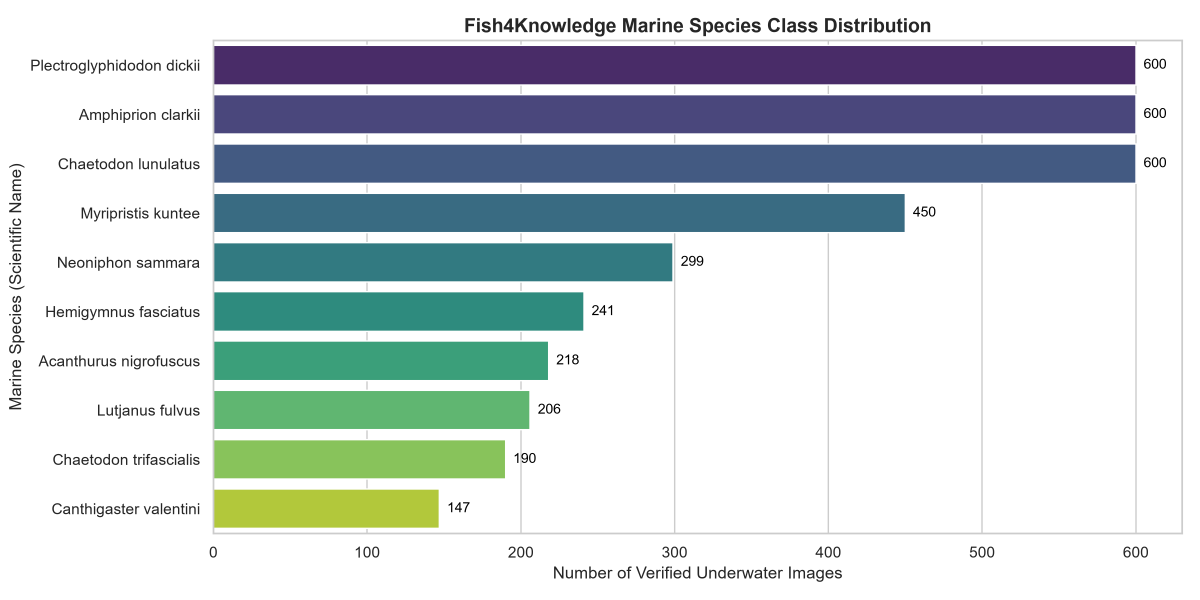
#> input picture marine-species-identification/reports/class_distribution.png, 3600 x 1800 px (shown at 1/3 size)
$ python -i preprocessing.py   (imports and definitions only)
#> lines starting #> are read from the running program, lines starting #| are printed output that depends on the picture
"""
Phase 7 — Otolith / Marine Image Preprocessing.
Validates input images, converts color spaces, resizes, and normalizes pixel arrays using PIL & NumPy.
"""

from dataclasses import dataclass, field
import io
import os
from pathlib import Path
from typing import Any, BinaryIO, Dict, List, Optional, Tuple, Union

import numpy as np
from PIL import Image


SUPPORTED_IMAGE_FORMATS = {"PNG", "JPEG", "JPG", "TIFF", "TIF", "BMP", "WEBP"}
MAX_IMAGE_FILE_SIZE_BYTES = 50 * 1024 * 1024  # 50 MB
MAX_IMAGE_PIXELS = 4096 * 4096                # 16 Megapixels


@dataclass
class ImageValidationResult:
    """Validation report for image input."""
    is_valid: bool
    format: Optional[str] = None
    width: Optional[int] = None
    height: Optional[int] = None
    mode: Optional[str] = None
    channels: Optional[int] = None
    file_size_bytes: Optional[int] = None
    errors: List[str] = field(default_factory=list)
    warnings: List[str] = field(default_factory=list)

    # [10 lines left out: function to_dict, not called in this run]


@dataclass
class PreprocessedImage:
    """Container for preprocessed image data and normalized array representations."""
    image: Image.Image
    array: np.ndarray                # 2D or 3D NumPy array [0, 255]
    normalized_array: np.ndarray     # Standardized float array strictly in [0.0, 1.0]
    width: int
    height: int
    original_dimensions: Tuple[int, int]
    is_grayscale: bool
    metadata: Dict[str, Any] = field(default_factory=dict)


def _load_pil_image(image_input: Union[str, Path, bytes, BinaryIO, Image.Image]) -> Tuple[Optional[Image.Image], Optional[int], List[str]]:
    """Helper to safely open PIL Image from various input types with security dimension bounds."""
    errors: List[str] = []
    file_size: Optional[int] = None

    if isinstance(image_input, Image.Image):
        img_copy = image_input.copy()
        if hasattr(image_input, "format") and image_input.format:
            img_copy.format = image_input.format
        return img_copy, None, []

    try:
        if isinstance(image_input, (str, Path)):
            path_obj = Path(image_input)
            if not path_obj.exists():
                return None, None, [f"Image file does not exist: {image_input}"]
            file_size = path_obj.stat().st_size
            if file_size == 0:
                return None, 0, ["Image file is empty (0 bytes)."]
            if file_size > MAX_IMAGE_FILE_SIZE_BYTES:
                return None, file_size, [f"Image file size ({file_size} bytes) exceeds limit ({MAX_IMAGE_FILE_SIZE_BYTES} bytes)."]
            img = Image.open(path_obj)
            w, h = img.size
            if w * h > MAX_IMAGE_PIXELS:
                return None, file_size, [f"Image dimensions ({w}x{h}) exceed maximum pixel budget ({MAX_IMAGE_PIXELS})."]
            img.load()
            return img, file_size, []

        elif isinstance(image_input, bytes):
            file_size = len(image_input)
            if file_size == 0:
                return None, 0, ["Image byte stream is empty (0 bytes)."]
            if file_size > MAX_IMAGE_FILE_SIZE_BYTES:
                return None, file_size, [f"Image byte stream ({file_size} bytes) exceeds limit ({MAX_IMAGE_FILE_SIZE_BYTES} bytes)."]
            bio = io.BytesIO(image_input)
            img = Image.open(bio)
            w, h = img.size
            if w * h > MAX_IMAGE_PIXELS:
                return None, file_size, [f"Image dimensions ({w}x{h}) exceed maximum pixel budget ({MAX_IMAGE_PIXELS})."]
            img.load()
            return img, file_size, []

        elif hasattr(image_input, "read"):
            img = Image.open(image_input)
            w, h = img.size
            if w * h > MAX_IMAGE_PIXELS:
                return None, None, [f"Image dimensions ({w}x{h}) exceed maximum pixel budget ({MAX_IMAGE_PIXELS})."]
            img.load()
            return img, None, []

        else:
            return None, None, [f"Unsupported image input type: {type(image_input)}"]

    except Exception as e:
        return None, file_size, [f"Corrupt or unreadable image: {str(e)}"]


# [46 lines left out: function validate_image_input, not called in this run]


def preprocess_image(
    image_input: Union[str, Path, bytes, BinaryIO, Image.Image],
    target_size: Tuple[int, int] = (224, 224),
    to_grayscale: bool = True,
    normalize: bool = True,
) -> PreprocessedImage:
    """
    Standardizes image input for scientific feature extraction and classification.

    Args:
        image_input: Path, bytes, or PIL Image.
        target_size: (width, height) output resolution.
        to_grayscale: Convert to 1-channel luminance ('L').
        normalize: Ignored for normalized_array (which is always in [0.0, 1.0]).
    """
    img, _, errors = _load_pil_image(image_input)
    if errors or img is None:
        raise ValueError(f"Cannot preprocess invalid image: {'; '.join(errors)}")

    orig_dims = img.size

    # Convert color space
    if to_grayscale:
        proc_img = img.convert("L")
    else:
        proc_img = img.convert("RGB")

    # Resize using bilinear resampling
    resample_filter = getattr(Image, "Resampling", Image).BILINEAR
    proc_img = proc_img.resize(target_size, resample=resample_filter)

    # Convert to NumPy arrays
    raw_array = np.array(proc_img)
    norm_array = raw_array.astype(np.float32) / 255.0

    return PreprocessedImage(
        image=proc_img,
        array=raw_array,
        normalized_array=norm_array,
        width=target_size[0],
        height=target_size[1],
        original_dimensions=orig_dims,
        is_grayscale=to_grayscale,
        metadata={"target_size": target_size, "to_grayscale": to_grayscale},
    )

>>> import cv2
>>> picture = cv2.imread('../../../marine-species-identification/reports/class_distribution.png', cv2.IMREAD_GRAYSCALE)
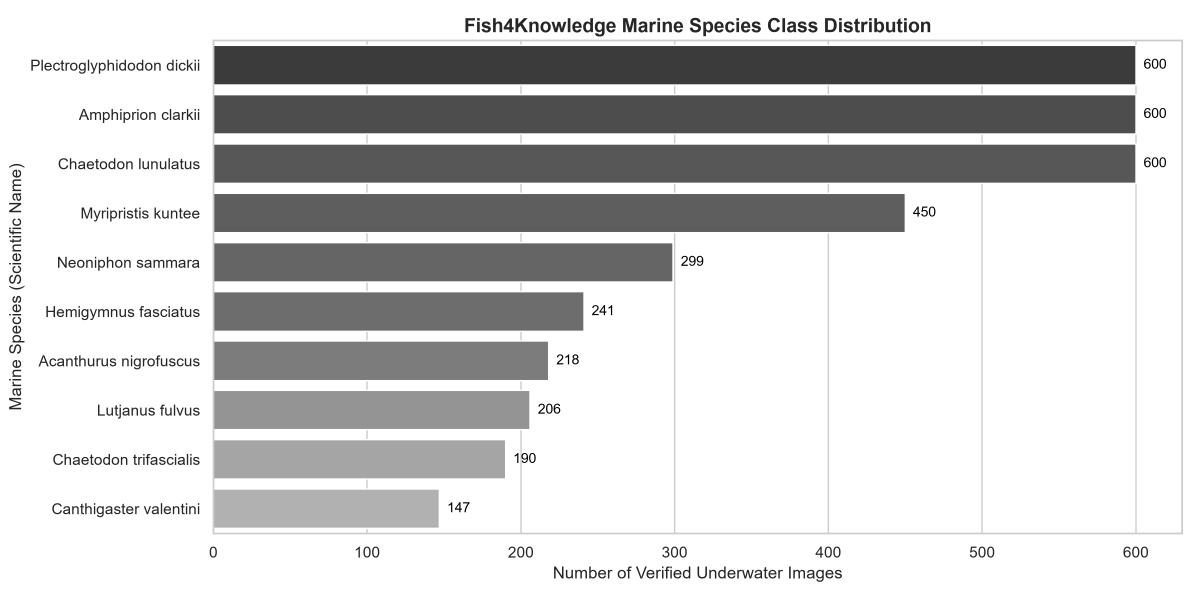
#> picture: shape (1800, 3600) (shown at 1/3 size); min 0, max 255, mean 206
>>> result = preprocess_image(picture)
#> in preprocess_image, `img, _, errors = _load_pil_image(image_input)`: errors = 1 item
#> (the run stopped early here; a loop or call above may not have finished)
